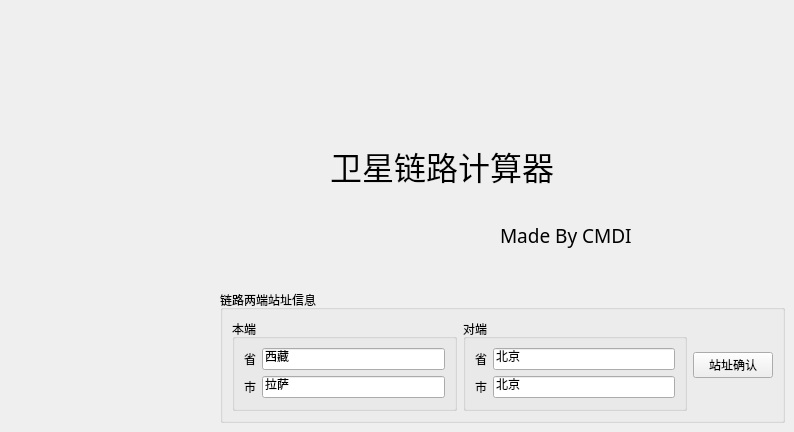
      <widget class="QWidget" name="tab">
       <attribute name="title">
        <string>初始界面</string>
       </attribute>
       <widget class="QGroupBox" name="groupBox">
        <property name="geometry">
         <rect>
          <x>220</x>
          <y>290</y>
          <width>565</width>
          <height>133</height>
         </rect>
        </property>
        <property name="sizePolicy">
         <sizepolicy hsizetype="Maximum" vsizetype="Maximum">
          <horstretch>11</horstretch>
          <verstretch>0</verstretch>
         </sizepolicy>
        </property>
        <property name="minimumSize">
         <size>
          <width>0</width>
          <height>0</height>
         </size>
        </property>
        <property name="title">
         <string>链路两端站址信息</string>
        </property>
        <layout class="QHBoxLayout" name="horizontalLayout">
         <item>
          <widget class="QGroupBox" name="groupBox_2">
           <property name="title">
            <string>本端</string>
           </property>
           <layout class="QGridLayout" name="gridLayout_2">
            <item row="0" column="0">
             <widget class="QLabel" name="label">
              <property name="text">
               <string>省</string>
              </property>
             </widget>
            </item>
            <item row="0" column="1">
             <widget class="QLineEdit" name="ledit_bd_province">
              <property name="text">
               <string>西藏</string>
              </property>
             </widget>
            </item>
            <item row="1" column="0">
             <widget class="QLabel" name="label_3">
              <property name="text">
               <string>市</string>
              </property>
             </widget>
            </item>
            <item row="1" column="1">
             <widget class="QLineEdit" name="ledit_bd_city">
              <property name="text">
               <string>拉萨</string>
              </property>
             </widget>
            </item>
           </layout>
          </widget>
         </item>
         <item>
          <widget class="QGroupBox" name="groupBox_3">
           <property name="title">
            <string>对端</string>
           </property>
           <layout class="QGridLayout" name="gridLayout">
            <item row="1" column="1">
             <widget class="QLineEdit" name="ledit_dd_city">
              <property name="text">
               <string>北京</string>
              </property>
             </widget>
            </item>
            <item row="0" column="1">
             <widget class="QLineEdit" name="ledit_dd_province">
              <property name="text">
               <string>北京</string>
              </property>
             </widget>
            </item>
            <item row="1" column="0">
             <widget class="QLabel" name="label_4">
              <property name="text">
               <string>市</string>
              </property>
             </widget>
            </item>
            <item row="0" column="0">
             <widget class="QLabel" name="label_2">
              <property name="text">
               <string>省</string>
              </property>
             </widget>
            </item>
           </layout>
          </widget>
         </item>
         <item>
          <widget class="QPushButton" name="btn_setSite">
           <property name="text">
            <string>站址确认</string>
           </property>
          </widget>
         </item>
        </layout>
       </widget>
       <widget class="QLabel" name="label_41">
        <property name="geometry">
         <rect>
          <x>330</x>
          <y>130</y>
          <width>301</width>
          <height>71</height>
         </rect>
        </property>
        <property name="font">
         <font>
          <family>仿宋</family>
          <pointsize>24</pointsize>
         </font>
        </property>
        <property name="text">
         <string>卫星链路计算器</string>
        </property>
       </widget>
       <widget class="QLabel" name="label_42">
        <property name="geometry">
         <rect>
          <x>500</x>
          <y>220</y>
          <width>151</width>
          <height>31</height>
         </rect>
        </property>
        <property name="font">
         <font>
          <family>仿宋</family>
          <pointsize>14</pointsize>
         </font>
        </property>
        <property name="text">
         <string>Made By CMDI</string>
        </property>
       </widget>
      </widget>
